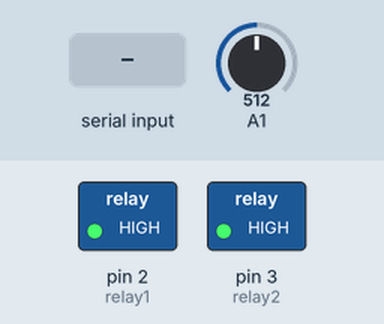
This sketch was run on a simulated Arduino Uno, built with avr-gcc and run on an emulated ATmega328P. Parts: switched loads named in the sketch (green lamp = pin HIGH). The test bench sets the inputs (shaded band); at power-on: A1 = 512. What the sketch prints to the serial monitor is not drawn.

Above: at 1.2 s.
1.3 s: "W" received over Serial
At 2.5 s:
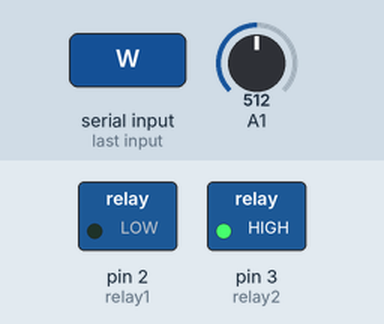
2.8 s: "C" received over Serial
At 3.6 s:
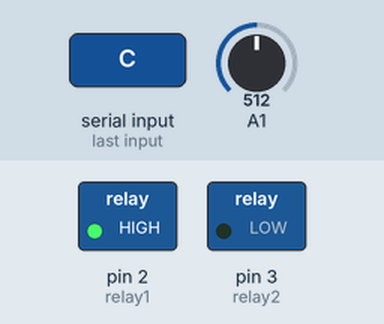
4.3 s: "s" received over Serial
At 4.9 s:
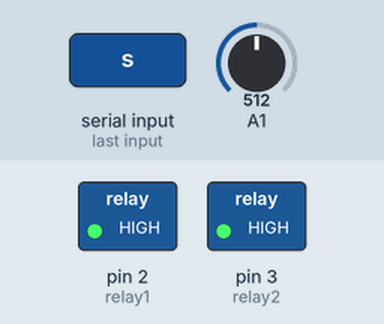
Timing chart, 0 to 7.3 s (numbered marks = the images above; inputs shaded):
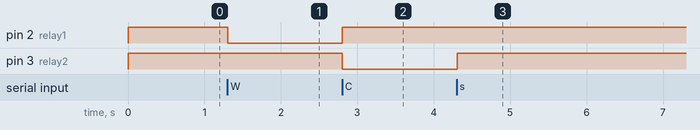

Measured:
- after the input at 1.3 s, pin 2 (relay1): HIGH → LOW at once
- after the input at 2.8 s, pin 2 (relay1): LOW → HIGH at once; pin 3 (relay2): HIGH → LOW at once
- after the input at 4.3 s, pin 3 (relay2): LOW → HIGH at once

The sketch:

Potentiometer_copy.ino
```cpp
float pos;                      // Actuator Position
float conNum = 0.0069;         // Constant to convert ADC to Inches
                                // Equal to (951 (ADC at 4") - 44 (ADC at 0")/4")^-1
const int relay1 = 2;
const int relay2 = 3;
const int pushButton1 = 8;
const int pushButton2 = 9;

void actuatorRetract();
void actuatorExtend();
void actuatorStop();

void setup() {
  pinMode(relay1, OUTPUT);
  pinMode(relay2, OUTPUT);
  pinMode(pushButton1, INPUT_PULLUP);
  pinMode(pushButton2, INPUT_PULLUP);
  pinMode(A1, INPUT);

  digitalWrite(relay1, HIGH);
  digitalWrite(relay2, HIGH);

  Serial.begin(9600);
}

void loop() {
  // Check if data is available to read from serial
  if (Serial.available() > 0) {
    char command = Serial.read(); // Read the incoming byte

    // Act based on the received command
    switch (command) {
      case 'W':
        actuatorExtend();
        Serial.read(); // Read and discard any remaining bytes
        break;
      case 's':  // Lowercase 's' for stop command
        actuatorStop();
        break;
      case 'C':
        actuatorRetract();
        Serial.read(); // Read and discard any remaining bytes
        break;
      default:
        // Handle unknown command
        break;
    }

    // Clear the serial buffer
    // while (Serial.available() > 0) {
    //   Serial.read(); // Read and discard any remaining bytes
    // }
  }

  // Read potentiometer and print current position
  pos = readPotentiometer();
  Serial.println(pos);
}

void actuatorExtend(){
  digitalWrite(relay1, LOW);
  digitalWrite(relay2, HIGH);
}

void actuatorRetract(){
  digitalWrite(relay1, HIGH);
  digitalWrite(relay2, LOW);
}

void actuatorStop(){
  digitalWrite(relay1, HIGH);
  digitalWrite(relay2, HIGH);
}

/*Function to Read Potentiometer and Convert it to Inches*/
float readPotentiometer(void){
  float pos;
  pos = conNum*(analogRead(A1) - 1); // 44 ADC is equal to 0"
  return pos;
}
```
